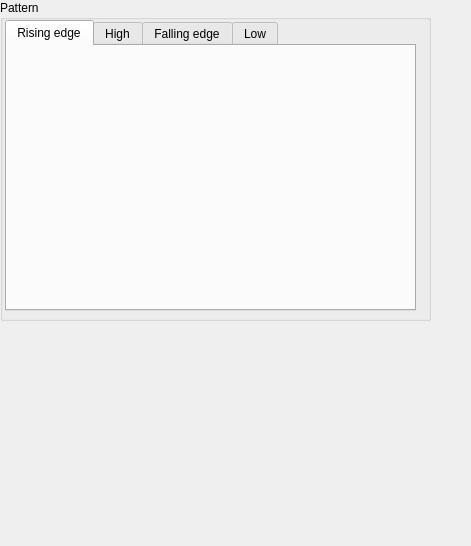
<?xml version="1.0" encoding="UTF-8"?>
<ui version="4.0">
 <class>Form</class>
 <widget class="QWidget" name="Form">
  <property name="geometry">
   <rect>
    <x>0</x>
    <y>0</y>
    <width>471</width>
    <height>546</height>
   </rect>
  </property>
  <property name="windowTitle">
   <string>Form</string>
  </property>
  <widget class="QGroupBox" name="groupBox">
   <property name="geometry">
    <rect>
     <x>0</x>
     <y>0</y>
     <width>431</width>
     <height>321</height>
    </rect>
   </property>
   <property name="title">
    <string>Pattern</string>
   </property>
   <widget class="QTabWidget" name="tabWidget">
    <property name="geometry">
     <rect>
      <x>5</x>
      <y>20</y>
      <width>411</width>
      <height>291</height>
     </rect>
    </property>
    <property name="currentIndex">
     <number>0</number>
    </property>
    <widget class="QWidget" name="tab">
     <attribute name="title">
      <string>Rising edge</string>
     </attribute>
     <widget class="caInclude" name="cainclude">
      <property name="geometry">
       <rect>
        <x>0</x>
        <y>0</y>
        <width>411</width>
        <height>261</height>
       </rect>
      </property>
      <property name="macro">
       <string notr="true">PAT=Rise, ID=$(ID), P=$(P), EVR=$(EVR)</string>
      </property>
      <property name="filename" stdset="0">
       <string notr="true">G_EVR_out_cml-mode-pattern-set_40.ui</string>
      </property>
     </widget>
    </widget>
    <widget class="QWidget" name="tab_3">
     <attribute name="title">
      <string>High</string>
     </attribute>
     <widget class="caInclude" name="cainclude_2">
      <property name="geometry">
       <rect>
        <x>0</x>
        <y>0</y>
        <width>411</width>
        <height>251</height>
       </rect>
      </property>
      <property name="macro">
       <string notr="true">PAT=High, ID=$(ID), P=$(P), EVR=$(EVR)</string>
      </property>
      <property name="filename" stdset="0">
       <string notr="true">G_EVR_out_cml-mode-pattern-set_40.ui</string>
      </property>
     </widget>
    </widget>
    <widget class="QWidget" name="tab_2">
     <attribute name="title">
      <string>Falling edge</string>
     </attribute>
     <widget class="caInclude" name="cainclude_3">
      <property name="geometry">
       <rect>
        <x>0</x>
        <y>0</y>
        <width>411</width>
        <height>251</height>
       </rect>
      </property>
      <property name="macro">
       <string notr="true">PAT=Fall, ID=$(ID), P=$(P), EVR=$(EVR)</string>
      </property>
      <property name="filename" stdset="0">
       <string notr="true">G_EVR_out_cml-mode-pattern-set_40.ui</string>
      </property>
     </widget>
    </widget>
    <widget class="QWidget" name="tab_4">
     <attribute name="title">
      <string>Low</string>
     </attribute>
     <widget class="caInclude" name="cainclude_4">
      <property name="geometry">
       <rect>
        <x>0</x>
        <y>0</y>
        <width>411</width>
        <height>261</height>
       </rect>
      </property>
      <property name="macro">
       <string notr="true">PAT=Low, ID=$(ID), P=$(P), EVR=$(EVR)</string>
      </property>
      <property name="filename" stdset="0">
       <string notr="true">G_EVR_out_cml-mode-pattern-set_40.ui</string>
      </property>
     </widget>
    </widget>
   </widget>
  </widget>
 </widget>
 <customwidgets>
  <customwidget>
   <class>caInclude</class>
   <extends>QWidget</extends>
   <header>caInclude</header>
  </customwidget>
 </customwidgets>
 <resources/>
 <connections/>
</ui>
